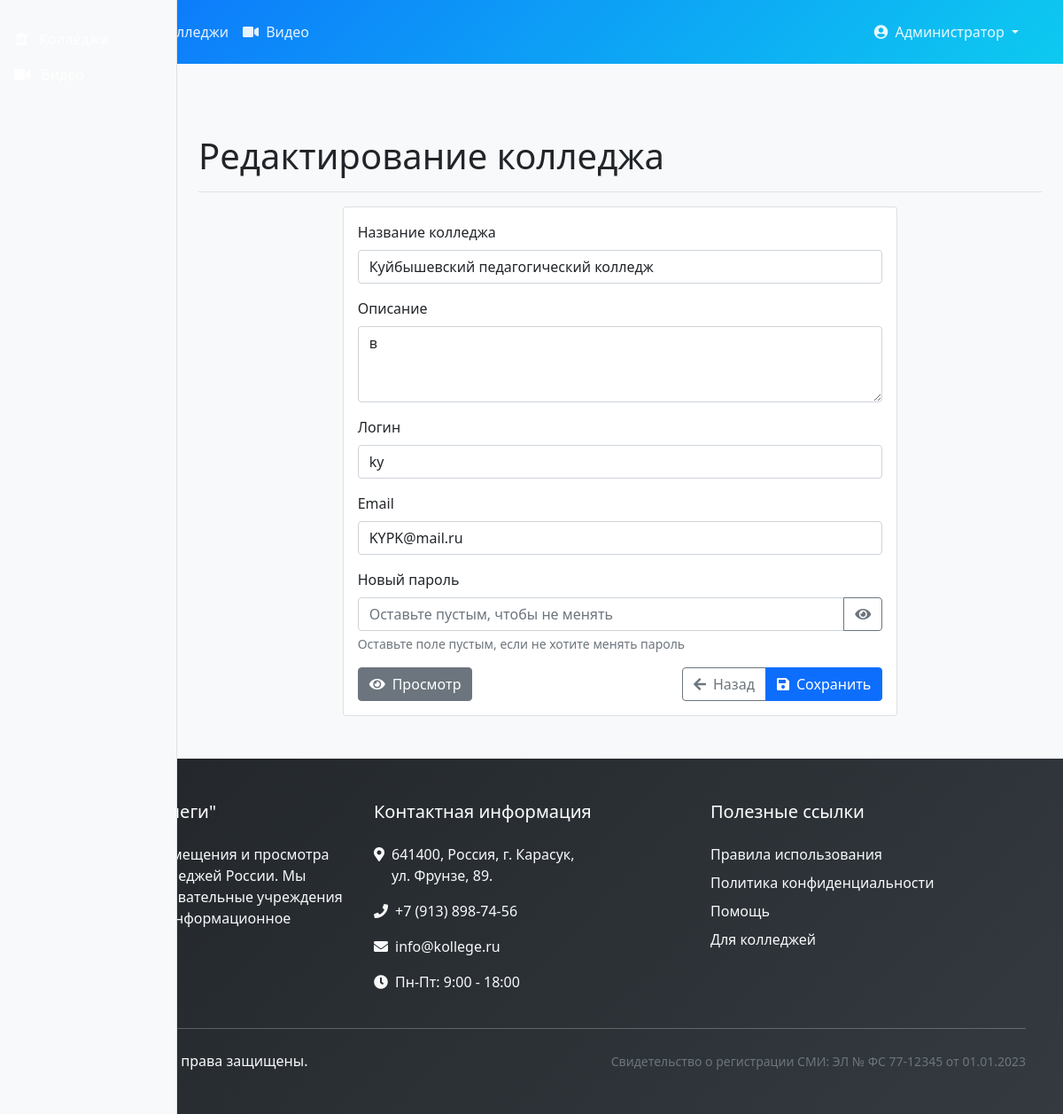
The app's page /index.php?page=admin&action=edit_college&id=5 (signed in) with its own data.
### tables this page shows
CREATE TABLE `users` (
  `id` int(11) NOT NULL,
  `username` varchar(50) NOT NULL,
  `email` varchar(100) NOT NULL,
  `password` varchar(255) NOT NULL,
  `college_name` varchar(100) NOT NULL,
  `description` text DEFAULT NULL,
  `role` enum('admin','college') DEFAULT 'college',
  `created_at` timestamp NOT NULL DEFAULT current_timestamp(),
  `reset_token` varchar(255) DEFAULT NULL,
  `reset_token_expires` timestamp NULL DEFAULT NULL,
  `website` varchar(255) DEFAULT NULL,
  `social_vk` varchar(255) DEFAULT NULL,
  `social_rutube` varchar(255) DEFAULT NULL,
  `profile_image` varchar(255) DEFAULT NULL
);

### pages/admin/edit_college.php (the view, shortened to what this page needs)
<?php
$college_id = isset($_GET['id']) ? (int)$_GET['id'] : 0;
$stmt = $db->prepare("SELECT * FROM users WHERE id = ? AND role = 'college'");
$stmt->execute([$college_id]);
$college = $stmt->fetch();
?>
<div class="container-fluid">
    <div class="row">
        <nav class="col-md-2 d-none d-md-block bg-light sidebar py-3">
            <div class="sidebar-sticky">
                <ul class="nav flex-column">
                    <li class="nav-item">
                        <a class="nav-link" href="index.php?page=admin#colleges">
                            <i class="fas fa-university me-2"></i>
                        </a>
                    </li>
                    <li class="nav-item">
                        <a class="nav-link" href="index.php?page=admin#videos">
                            <i class="fas fa-video me-2"></i>
                        </a>
                    </li>
                </ul>
            </div>
        </nav>
        <main class="col-md-10 ms-sm-auto px-4">
            <div class="d-flex justify-content-between flex-wrap flex-md-nowrap align-items-center pt-3 pb-2 mb-3 border-bottom">
                <h1>Редактирование колледжа</h1>
            </div>
            <div class="row justify-content-center">
                <div class="col-md-8">
                    <div class="card">
                        <div class="card-body">
                            <form method="POST">
                                <div class="mb-3">
                                    <label for="college_name" class="form-label">Название колледжа</label>
                                    <input type="text" class="form-control" id="college_name" name="college_name"
                                           value="<?php echo htmlspecialchars($college['college_name']); ?>" required>
                                </div>
                                <div class="mb-3">
                                    <label for="description" class="form-label">Описание</label>
                                    <textarea class="form-control" id="description" name="description" rows="3"
                                    ><?php echo htmlspecialchars($college['description'] ?? ''); ?></textarea>
                                </div>
                                <div class="mb-3">
                                    <label for="username" class="form-label">Логин</label>
                                    <input type="text" class="form-control" id="username" name="username"
                                           value="<?php echo htmlspecialchars($college['username']); ?>" required>
                                </div>
                                <div class="mb-3">
                                    <label for="email" class="form-label">Email</label>
                                    <input type="email" class="form-control" id="email" name="email"
                                           value="<?php echo htmlspecialchars($college['email']); ?>" required>
                                </div>
                                <div class="mb-3">
                                    <label for="new_password" class="form-label">Новый пароль</label>
                                    <div class="input-group">
                                        <input type="password" class="form-control" id="new_password" name="new_password"
                                               placeholder="Оставьте пустым, чтобы не менять">
                                        <button class="btn btn-outline-secondary" type="button" id="togglePassword">
                                            <i class="fas fa-eye"></i>
                                        </button>
                                    </div>
                                    <div class="form-text">Оставьте поле пустым, если не хотите менять пароль</div>
                                </div>
                                <div class="d-flex justify-content-between">
                                    <a href="index.php?page=college&id=<?php echo $college_id; ?>" class="btn btn-secondary">
                                        <i class="fas fa-eye me-2"></i>Просмотр
                                    </a>
                                    <div class="btn-group">
                                        <a href="index.php?page=admin" class="btn btn-outline-secondary">
                                            <i class="fas fa-arrow-left me-2"></i>Назад
                                        </a>
                                        <button type="submit" class="btn btn-primary">
                                            <i class="fas fa-save me-2"></i>Сохранить
                                        </button>
                                    </div>
                                </div>
                            </form>
                        </div>
                    </div>
                </div>
            </div>
        </main>
    </div>
</div>

### includes/header.php (style rules this page uses)
body { min-height: 100vh; display: flex; flex-direction: column; background-color: #f8f9fa; }
.nav-link { color: rgba(255,255,255,0.9) !important; transition: color 0.2s; }

### pages/admin/edit_college.php (style rules this page uses)
.sidebar { position: fixed; top: 0; bottom: 0; left: 0; z-index: 100; padding: 48px 0 0; box-shadow: inset -1px 0 0 rgba(0, 0, 0, .1); }
.sidebar-sticky { position: relative; top: 0; height: calc(100vh - 48px); padding-top: .5rem; overflow-x: hidden; overflow-y: auto; }
.nav-link { font-weight: 500; color: #333; }
main { margin-top: 48px; }

### records on screen
users: college_name "Куйбышевский педагогический колледж", description "в", username "ky", email "KYPK@mail.ru"

### other values on screen
$_SESSION['college_name'] "Администратор"
